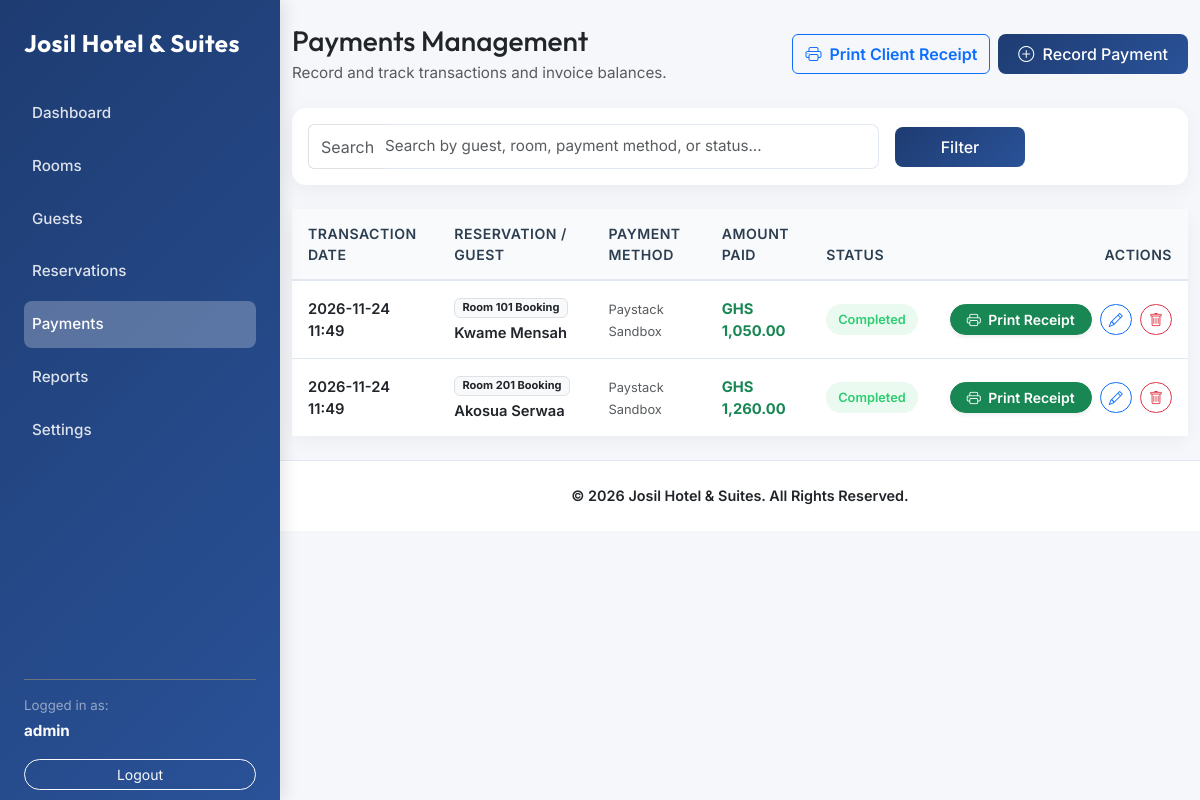
Screenshot of /pages/payments.php (signed in) with the database file from the repository.
### tables this page shows
CREATE TABLE IF NOT EXISTS `payments` (
  `id` INT AUTO_INCREMENT PRIMARY KEY,
  `booking_id` INT NULL,
  `reservation_id` INT NULL,
  `user_id` INT NULL,
  `payment_reference` VARCHAR(100) NOT NULL UNIQUE,
  `transaction_id` VARCHAR(100) NULL,
  `payment_method` VARCHAR(50) NOT NULL,
  `amount` DECIMAL(10,2) NOT NULL,
  `currency` VARCHAR(10) NOT NULL DEFAULT 'GHS',
  `status` ENUM('pending', 'completed', 'failed', 'refunded') NOT NULL DEFAULT 'completed',
  `gateway_response` TEXT NULL,
  `payment_date` TIMESTAMP DEFAULT CURRENT_TIMESTAMP,
  `created_at` TIMESTAMP DEFAULT CURRENT_TIMESTAMP,
  INDEX `idx_payments_booking` (`booking_id`),
  INDEX `idx_payments_status` (`status`),
  CONSTRAINT `fk_payments_booking` FOREIGN KEY (`booking_id`) REFERENCES `bookings` (`id`) ON DELETE SET NULL ON UPDATE CASCADE,
  CONSTRAINT `fk_payments_user` FOREIGN KEY (`user_id`) REFERENCES `users` (`id`) ON DELETE SET NULL ON UPDATE CASCADE
);

### config/db.php (called while the page is built, shortened)
<?php
$ports_to_try = [DB_PORT];
if (DB_PORT !== '3307') {
    $ports_to_try[] = '3307';
}
$ports_to_try = array_values(array_unique($ports_to_try));
$pdo = null;
foreach ($ports_to_try as $port) {
    try {
        $pdo = new PDO("mysql:host=" . DB_HOST . ";port=" . $port . ";dbname=" . DB_NAME . ";charset=utf8mb4", DB_USER, DB_PASS, [
            PDO::ATTR_ERRMODE => PDO::ERRMODE_EXCEPTION,
            PDO::ATTR_DEFAULT_FETCH_MODE => PDO::FETCH_ASSOC,
            PDO::ATTR_EMULATE_PREPARES => false,
        ]);
        break;
    } catch (PDOException $e) {
        $db_connection_error = $e;
    }
}
if ($pdo) {
    try {
        $pdo->query("SELECT 1 FROM `settings` LIMIT 1");
    } catch (PDOException $se) {
        $pdo->exec("
            CREATE TABLE IF NOT EXISTS `settings` (
                `id` INT AUTO_INCREMENT PRIMARY KEY,
                `setting_key` VARCHAR(50) NOT NULL UNIQUE,
                `setting_value` TEXT NOT NULL
            ) ENGINE=InnoDB DEFAULT CHARSET=utf8mb4;
        ");
        $default_settings = [
            'hotel_name' => 'Josil Hotel',
            'contact_email' => 'info@josilhotel.com',
            'contact_phone' => '+233 123 456 789',
            'address' => 'Accra, Ghana',
            'currency' => 'GHS'
        ];
        $seed_stmt = $pdo->prepare("INSERT INTO `settings` (`setting_key`, `setting_value`) VALUES (?, ?)");
        foreach ($default_settings as $k => $v) {
            $seed_stmt->execute([$k, $v]);
        }
    }
    try {
        $pdo->query("SELECT 1 FROM `sms_logs` LIMIT 1");
    } catch (PDOException $se) {
        $pdo->exec("
            CREATE TABLE IF NOT EXISTS `sms_logs` (
                `id` INT AUTO_INCREMENT PRIMARY KEY,
                `booking_id` INT NULL,
                `phone_number` VARCHAR(30) NOT NULL,
                `message` TEXT NOT NULL,
                `status` ENUM('sent', 'failed', 'pending') NOT NULL DEFAULT 'pending',
                `response` TEXT NULL,
                `error_message` VARCHAR(255) NULL,
                `created_at` TIMESTAMP DEFAULT CURRENT_TIMESTAMP,
                INDEX `idx_sms_logs_booking_id` (`booking_id`),
                INDEX `idx_sms_logs_status` (`status`)
            ) ENGINE=InnoDB DEFAULT CHARSET=utf8mb4 COLLATE=utf8mb4_unicode_ci;
        ");
    }
}
function get_setting($key, $default = '') {
    global $pdo;
    static $settings = null;
    if ($settings === null && isset($pdo)) {
        try {
            $stmt = $pdo->query("SELECT `setting_key`, `setting_value` FROM `settings`");
            $settings = [];
            while ($row = $stmt->fetch()) {
                $settings[$row['setting_key']] = $row['setting_value'];
            }
        } catch (PDOException $e) {
            $settings = [];
        }
    }
    return isset($settings[$key]) ? $settings[$key] : $default;
}
?>

### pages/payments.php (the view, shortened to what this page needs)
<?php
require_once __DIR__ . '/../config/db.php';
$search = isset($_GET['search']) ? trim($_GET['search']) : '';
$payments = [];
try {
    if (!empty($search)) {
        $stmt = $pdo->prepare("
            SELECT p.*,
                   COALESCE(r.check_in_date, b.check_in_date) as check_in_date,
                   COALESCE(r.check_out_date, b.check_out_date) as check_out_date,
                   COALESCE(g.first_name, b.customer_name, 'Guest') as first_name,
                   COALESCE(g.last_name, '') as last_name,
                   COALESCE(rm.room_number, b_rm.room_number, 'N/A') as room_number
            FROM `payments` p
            LEFT JOIN `reservations` r ON p.reservation_id = r.id
            LEFT JOIN `guests` g ON r.guest_id = g.id
            LEFT JOIN `rooms` rm ON r.room_id = rm.id
            LEFT JOIN `bookings` b ON p.booking_id = b.id
            LEFT JOIN `rooms` b_rm ON b.room_id = b_rm.id
            WHERE g.first_name LIKE ? OR g.last_name LIKE ? OR b.customer_name LIKE ? OR rm.room_number LIKE ? OR b_rm.room_number LIKE ? OR p.payment_method LIKE ? OR p.status LIKE ? OR p.payment_reference LIKE ?
            ORDER BY p.payment_date DESC
        ");
        $stmt->execute(["%$search%", "%$search%", "%$search%", "%$search%", "%$search%", "%$search%", "%$search%", "%$search%"]);
    } else {
        $stmt = $pdo->query("
            SELECT p.*,
                   COALESCE(r.check_in_date, b.check_in_date) as check_in_date,
                   COALESCE(r.check_out_date, b.check_out_date) as check_out_date,
                   COALESCE(g.first_name, b.customer_name, 'Guest') as first_name,
                   COALESCE(g.last_name, '') as last_name,
                   COALESCE(rm.room_number, b_rm.room_number, 'N/A') as room_number
            FROM `payments` p
            LEFT JOIN `reservations` r ON p.reservation_id = r.id
            LEFT JOIN `guests` g ON r.guest_id = g.id
            LEFT JOIN `rooms` rm ON r.room_id = rm.id
            LEFT JOIN `bookings` b ON p.booking_id = b.id
            LEFT JOIN `rooms` b_rm ON b.room_id = b_rm.id
            ORDER BY p.payment_date DESC
        ");
    }
    $payments = $stmt->fetchAll();
} catch (PDOException $e) {
    $error = "Database operation failed: " . $e->getMessage();
}
require_once __DIR__ . '/../includes/header.php';
require_once __DIR__ . '/../includes/navbar.php';
?>
<div class="container py-4">
    <div class="d-flex align-items-center justify-content-between mb-4 flex-wrap">
        <div>
            <h1 class="h3 text-dark mb-1">Payments Management</h1>
            <p class="text-muted mb-0">Record and track transactions and invoice balances.</p>
        </div>
        <div class="mt-2 mt-sm-0 d-flex gap-2">
            <button type="button" class="btn btn-outline-primary fw-semibold" data-bs-toggle="modal" data-bs-target="#quickPrintModal">
                <i class="bi bi-printer me-1"></i> Print Client Receipt
            </button>
            <button type="button" class="btn btn-primary-custom" data-bs-toggle="modal" data-bs-target="#addPaymentModal">
                <i class="bi bi-plus-circle me-1"></i> Record Payment
            </button>
        </div>
    </div>
    <div class="card card-premium mb-4">
        <div class="card-body">
            <form method="GET" action="payments.php" class="row g-3 align-items-center">
                <div class="col-12 col-md-8">
                    <div class="input-group">
                        <span class="input-group-text bg-white border-end-0 text-muted">Search</span>
                        <input type="text" name="search" class="form-control form-control-custom border-start-0 ps-0"
                               placeholder="Search by guest, room, payment method, or status..." value="<?php echo htmlspecialchars($search); ?>">
                    </div>
                </div>
                <div class="col-6 col-md-2 d-grid">
                    <button type="submit" class="btn btn-primary-custom">Filter</button>
                </div>
            </form>
        </div>
    </div>
    <div class="card card-premium">
        <div class="card-body p-0">
            <?php if (count($payments) > 0): ?>
                <div class="table-responsive">
                    <table class="table table-custom align-middle">
                        <thead>
                            <tr>
                                <th>Transaction Date</th>
                                <th>Reservation / Guest</th>
                                <th>Payment Method</th>
                                <th>Amount Paid</th>
                                <th>Status</th>
                                <th class="text-end">Actions</th>
                            </tr>
                        </thead>
                        <tbody>
                            <?php foreach ($payments as $pay):
                                $statusClass = 'badge-pay-' . $pay['status'];
                                $statusLabel = ucfirst($pay['status']);
                            ?>
                                <tr>
                                    <td>
                                        <div class="fw-semibold text-dark"><?php echo date('Y-m-d H:i', strtotime($pay['payment_date'])); ?></div>
                                    </td>
                                    <td>
                                        <span class="badge bg-light text-dark border mb-1">Room <?php echo htmlspecialchars($pay['room_number']); ?> Booking</span>
                                        <div class="fw-semibold text-dark"><?php echo htmlspecialchars($pay['first_name'] . ' ' . $pay['last_name']); ?></div>
                                    </td>
                                    <td>
                                        <span class="small text-muted"><?php echo htmlspecialchars($pay['payment_method']); ?></span>
                                    </td>
                                    <td class="fw-bold text-success"><?php echo htmlspecialchars(get_setting('currency', 'GHS')); ?> <?php echo number_format($pay['amount'], 2); ?></td>
                                    <td>
                                        <span class="badge-custom <?php echo $statusClass; ?>">
                                            <?php echo $statusLabel; ?>
                                        </span>
                                    </td>
                                    <td class="text-end text-nowrap">
                                        <a href="print_receipt.php?id=<?php echo $pay['id']; ?>"
                                           target="_blank"
                                           class="btn btn-sm btn-success text-white me-1 rounded-pill px-3 fw-semibold shadow-sm"
                                           title="Print Official Receipt for Client">
                                            <i class="bi bi-printer me-1"></i> Print Receipt
                                        </a>
                                        <a href="payments.php?edit_id=<?php echo $pay['id']; ?>&search=<?php echo urlencode($search); ?>"
                                           class="btn btn-sm btn-outline-primary me-1 rounded-pill px-2"
                                           title="Edit Transaction">
                                            <i class="bi bi-pencil"></i>
                                        </a>
                                        <a href="payments.php?action=delete&id=<?php echo $pay['id']; ?>"
                                           onclick="return confirmDelete('Payment')"
                                           class="btn btn-sm btn-outline-danger rounded-pill px-2"
                                           title="Delete Transaction">
                                            <i class="bi bi-trash"></i>
                                        </a>
                                    </td>
                                </tr>
                            <?php endforeach; ?>
                        </tbody>
                    </table>
                </div>
            <?php endif; ?>
        </div>
    </div>
</div>
<?php require_once __DIR__ . '/../includes/footer.php'; ?>

### rows the page displays
payments: payment_date "2026-11-24 11:49", room_number "101", last_name "Kwame Mensah", payment_method "Paystack Sandbox", amount "1,050.00", status "Completed"
payments: payment_date "2026-11-24 11:49", room_number "201", last_name "Akosua Serwaa", payment_method "Paystack Sandbox", amount "1,260.00", status "Completed"

### other values shown
get_setting('hotel_name', 'Josil') "Josil Hotel & Suites"
$_SESSION['username'] "admin"
